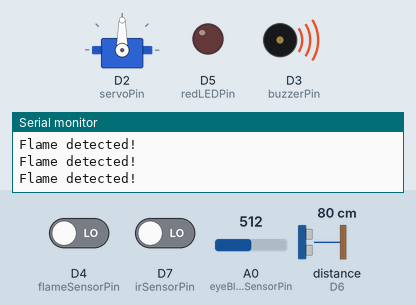
A sketch run on a simulated ESP8266 (NodeMCU). Parts: servo, output pins drawn as LEDs (lit = HIGH), buzzer (waves = sounding, pin HIGH), the last lines printed to the serial monitor. The inputs (shaded band) are chosen by the test bench; at power-on: D4 (flameSensorPin) LOW, A0 (eyeBlinkSensorPin) = 512, D7 (irSensorPin) LOW, distance to the obstacle (sensor on D6) 80 cm. The echo pulse lasts 58.3 µs per cm; pins used as bus, display or sensor lines are not drawn.

Above: at 1.2 s.
1.3 s: D4 (flameSensorPin) driven HIGH
At 2.0 s:
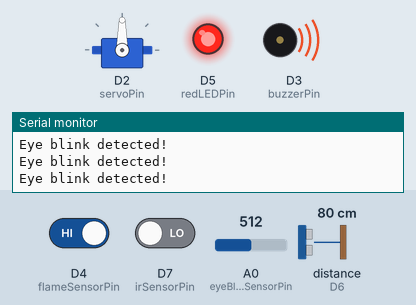
2.8 s: A0 (eyeBlinkSensorPin) set to 487
At 3.5 s:
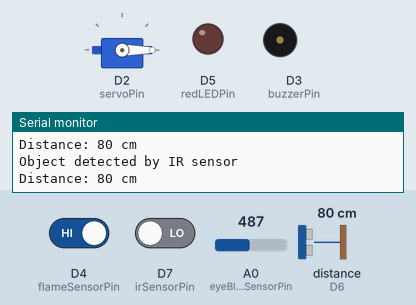
4.3 s: A0 (eyeBlinkSensorPin) set to 510
At 5.2 s:
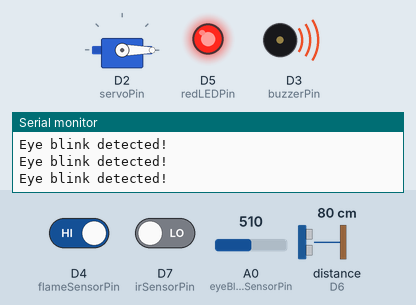
5.8 s: A0 (eyeBlinkSensorPin) set to 490
At 6.7 s:
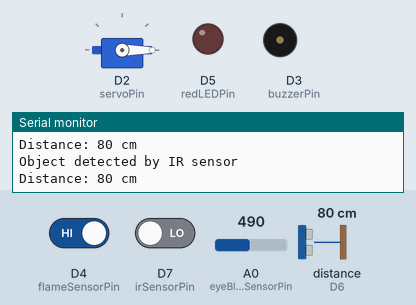
7.4 s: D7 (irSensorPin) driven HIGH
At 8.3 s:
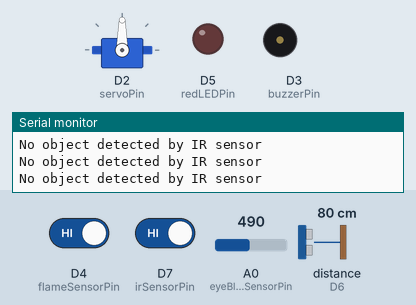
8.9 s: D7 (irSensorPin) driven LOW
At 9.9 s:
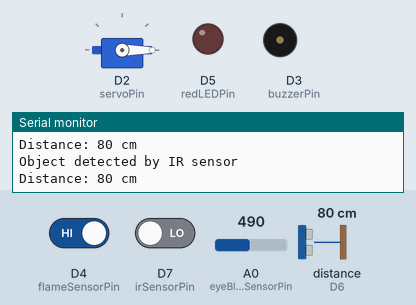
Timing chart, 0 to 11.4 s (numbered marks = the images above; inputs shaded):
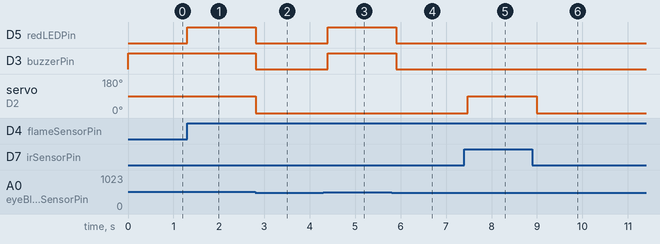

Measured:
- the behaviour switches between 501 and 500 on A0 (eyeBlinkSensorPin) (found by bisection; images 1 and 2)
- after the input at 1.3 s, D5 (redLEDPin): LOW → HIGH at once
- after the input at 2.8 s, D5 (redLEDPin), D3 (buzzerPin): HIGH → LOW at once; servo on D2 (servoPin): 90° → 0° at once
- after the input at 4.3 s, D5 (redLEDPin), D3 (buzzerPin): LOW → HIGH after 0.09 s
- after the input at 5.8 s, D5 (redLEDPin), D3 (buzzerPin): HIGH → LOW after 0.10 s
- after the input at 7.4 s, servo on D2 (servoPin): 0° → 90° after 0.08 s
- after the input at 8.9 s, servo on D2 (servoPin): 90° → 0° after 0.09 s

The sketch:

esp8266Program.ino
```cpp
#include <ESP8266WiFi.h>
#include <Servo.h>
const int servoPin = D2;
const int irSensorPin = D7;
const int trigPin = D1;
const int echoPin = D6;
const int buzzerPin = D3; // Buzzer pin
const int flameSensorPin = D4; // Flame sensor pin
const int eyeBlinkSensorPin = A0; // Eye blink sensor pin
const int redLEDPin = D5; // Red LED pin for eye blink indication
Servo myServo;
bool isRotating = false;
void setup() {
Serial.begin(115200);
// Initialize Servo
myServo.attach(servoPin);
myServo.write(90); // Stop the servo initially

// Initialize IR Sensor
pinMode(irSensorPin, INPUT);
// Initialize Ultrasonic Sensor
pinMode(trigPin, OUTPUT);
pinMode(echoPin, INPUT);
// Initialize Buzzer
pinMode(buzzerPin, OUTPUT);
digitalWrite(buzzerPin, LOW); // Ensure buzzer is off initially
// Initialize Flame Sensor
pinMode(flameSensorPin, INPUT);
// Initialize Eye Blink Sensor
pinMode(eyeBlinkSensorPin, INPUT);
// Initialize Red LED
pinMode(redLEDPin, OUTPUT);
digitalWrite(redLEDPin, LOW); // Ensure LED is off initially
}
void loop() {
// Check flame sensor
bool flameDetected = digitalRead(flameSensorPin) == LOW;

// Read the eye blink sensor value
int eyeBlinkValue = analogRead(eyeBlinkSensorPin);
bool eyeBlinkDetected = eyeBlinkValue > 500; // Example threshold, adjust as needed

if (flameDetected) {
// Flame detected
Serial.println("Flame detected!");
digitalWrite(buzzerPin, HIGH); // Turn on the buzzer
} else if (eyeBlinkDetected) {
// Eye blink detected
Serial.println("Eye blink detected!");
digitalWrite(buzzerPin, HIGH); // Turn on the buzzer
digitalWrite(redLEDPin, HIGH); // Turn on the red LED
} else {
// No flame or eye blink detected, continue with other sensors
// Read the IR sensor
int irState = digitalRead(irSensorPin);
if (irState == LOW) {
// Object detected by IR sensor
Serial.println("Object detected by IR sensor");

// Start rotating the servo motor
isRotating = true;

// Measure distance using the ultrasonic sensor
int distance = measureDistance();
if (distance <= 50 && distance > 0) { // Example threshold of 50 cm
digitalWrite(buzzerPin, HIGH); // Turn on the buzzer
} else {
digitalWrite(buzzerPin, LOW); // Turn off the buzzer
}
} else {
// No object detected
Serial.println("No object detected by IR sensor");
isRotating = false;

// Turn off the buzzer
digitalWrite(buzzerPin, LOW);
}

if (isRotating) {
// Rotate the servo motor (for continuous rotation servos)
myServo.write(0); // Full speed in one direction
} else {
// Stop the servo motor
myServo.write(90); // Stop
}
}

// Turn off the red LED if no eye blink is detected
if (!eyeBlinkDetected) {
digitalWrite(redLEDPin, LOW);
}

delay(100); // Wait for 100ms
}

int measureDistance() {
// Clear the trigPin
digitalWrite(trigPin, LOW);
delayMicroseconds(2);

// Set the trigPin on HIGH state for 10 microseconds
digitalWrite(trigPin, HIGH);
delayMicroseconds(10);
digitalWrite(trigPin, LOW);
// Read the echoPin
long duration = pulseIn(echoPin, HIGH);
// Calculate the distance
int distance = duration * 0.0344 / 2; // Distance in cm

// Print the distance
Serial.print("Distance: ");
Serial.print(distance);
Serial.println(" cm");

return distance;
}
```
